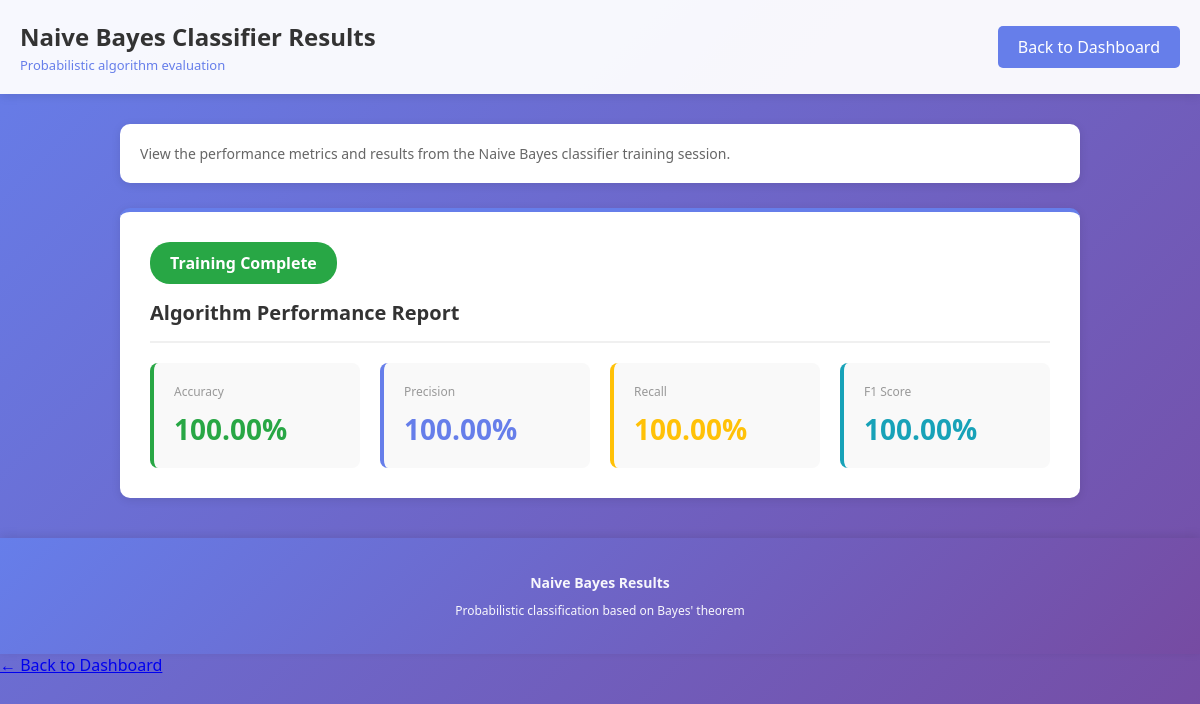
Page /nb-alg/ (signed in) on the committed database.
### adminapp/models.py (models this page shows, shortened)
class Dataset(models.Model):
    data_id    = models.AutoField(primary_key=True)
    data_set   = models.FileField(upload_to='datasets/')
    gb_accuracy  = models.FloatField(null=True, blank=True)
    gb_precision = models.FloatField(null=True, blank=True)
    gb_recall    = models.FloatField(null=True, blank=True)
    gb_f1_score  = models.FloatField(null=True, blank=True)
    gb_algo      = models.CharField(max_length=100, null=True, blank=True)
    ad_accuracy  = models.FloatField(null=True, blank=True)
    ad_precision = models.FloatField(null=True, blank=True)
    ad_recall    = models.FloatField(null=True, blank=True)
    ad_f1_score  = models.FloatField(null=True, blank=True)
    ad_algo      = models.CharField(max_length=100, null=True, blank=True)
    rf_accuracy  = models.FloatField(null=True, blank=True)
    rf_precision = models.FloatField(null=True, blank=True)
    rf_recall    = models.FloatField(null=True, blank=True)
    rf_f1_score  = models.FloatField(null=True, blank=True)
    rf_algo      = models.CharField(max_length=100, null=True, blank=True)
    nb_accuracy  = models.FloatField(null=True, blank=True)
    nb_precision = models.FloatField(null=True, blank=True)
    nb_recall    = models.FloatField(null=True, blank=True)
    nb_f1_score  = models.FloatField(null=True, blank=True)
    nb_algo      = models.CharField(max_length=100, null=True, blank=True)
    xgb_accuracy  = models.FloatField(null=True, blank=True)
    xgb_precision = models.FloatField(null=True, blank=True)
    xgb_recall    = models.FloatField(null=True, blank=True)
    xgb_f1_score  = models.FloatField(null=True, blank=True)
    xgb_algo      = models.CharField(max_length=100, null=True, blank=True)

### adminapp/views.py (the view)
    def wrapper(request, *args, **kwargs):
        if not request.session.get('admin_logged_in'):
            messages.warning(request, 'Please login as admin first')
            return redirect('admin_login')
        return view_func(request, *args, **kwargs)

### adminapp/views.py (called while the page is built)
def check_admin_auth(view_func):
    def wrapper(request, *args, **kwargs):
        if not request.session.get('admin_logged_in'):
            messages.warning(request, 'Please login as admin first')
            return redirect('admin_login')
        return view_func(request, *args, **kwargs)
    return wrapper

@check_admin_auth
def NB_alg(req):
    data = Dataset.objects.all().order_by('-data_id').first()
    context = {'data': data}
    return render(req, 'admin_template/NB_alg.html', context)

### templates/admin_template/NB_alg.html (shortened to what this page needs)
<!DOCTYPE html>
<html>
<head>
</head>
<body>
    <header>
        <div class="header-content">
            <div>
                <h1>Naive Bayes Classifier Results</h1>
                <div class="header-subtitle">Probabilistic algorithm evaluation</div>
            </div>
            <a href="{% url 'index' %}" class="back-link">Back to Dashboard</a>
        </div>
    </header>
    <div class="container">
        <div class="info-box">
            <p>View the performance metrics and results from the Naive Bayes classifier training session.</p>
        </div>
        <div class="result-card">
            <div class="success-badge">Training Complete</div>
            <h2>Algorithm Performance Report</h2>
            {% if data and data.nb_accuracy %}
            <div style="display: grid; grid-template-columns: repeat(4, 1fr); gap: 20px; margin-top: 20px;">
                <div style="background: #f9f9f9; padding: 20px; border-radius: 8px; border-left: 4px solid #28a745;">
                    <p style="color: #999; font-size: 12px; margin-bottom: 10px;">Accuracy</p>
                    <p style="color: #28a745; font-size: 28px; font-weight: bold; margin: 0;">{{ data.nb_accuracy|floatformat:2 }}%</p>
                </div>
                <div style="background: #f9f9f9; padding: 20px; border-radius: 8px; border-left: 4px solid #667eea;">
                    <p style="color: #999; font-size: 12px; margin-bottom: 10px;">Precision</p>
                    <p style="color: #667eea; font-size: 28px; font-weight: bold; margin: 0;">{{ data.nb_precision|floatformat:2 }}%</p>
                </div>
                <div style="background: #f9f9f9; padding: 20px; border-radius: 8px; border-left: 4px solid #ffc107;">
                    <p style="color: #999; font-size: 12px; margin-bottom: 10px;">Recall</p>
                    <p style="color: #ffc107; font-size: 28px; font-weight: bold; margin: 0;">{{ data.nb_recall|floatformat:2 }}%</p>
                </div>
                <div style="background: #f9f9f9; padding: 20px; border-radius: 8px; border-left: 4px solid #17a2b8;">
                    <p style="color: #999; font-size: 12px; margin-bottom: 10px;">F1 Score</p>
                    <p style="color: #17a2b8; font-size: 28px; font-weight: bold; margin: 0;">{{ data.nb_f1_score|floatformat:2 }}%</p>
                </div>
            </div>
            {% else %}
            <div class="result-content">No results available yet. Go to <a href="{% url 'algorithm1' %}">Algorithms page</a> and click "Run Analysis" on Naive Bayes button.</div>
            {% endif %}
        </div>
    </div>
    <footer>
        <p><strong>Naive Bayes Results</strong></p>
        <p style="margin-top: 10px; font-size: 12px;">Probabilistic classification based on Bayes' theorem</p>
    </footer>
</body>
</html>
        <a href="{% url 'index' %}">← Back to Dashboard</a>
</body>
</html>

### templates/admin_template/NB_alg.html (style rules this page uses)
* { margin: 0; padding: 0; box-sizing: border-box; }
body { font-family: 'Segoe UI', Tahoma, Geneva, Verdana, sans-serif; background: linear-gradient(135deg, #667eea 0%, #764ba2 100%); min-height: 100vh; }
header { background: rgba(255, 255, 255, 0.95); padding: 20px; box-shadow: 0 2px 10px rgba(0,0,0,0.1); position: sticky; top: 0; z-index: 100; }
.header-content { max-width: 1200px; margin: 0 auto; display: flex; justify-content: space-between; align-items: center; }
h1 { color: #333; font-size: 24px; margin: 0; }
.header-subtitle { color: #667eea; font-size: 13px; margin-top: 3px; }
.back-link { background: #667eea; color: white; padding: 10px 20px; border-radius: 5px; text-decoration: none; transition: all 0.3s; display: inline-block; }
.container { max-width: 1000px; margin: 30px auto; padding: 0 20px; }
.info-box { background: white; padding: 20px; border-radius: 10px; margin-bottom: 25px; box-shadow: 0 2px 10px rgba(0,0,0,0.1); }
.info-box p { color: #666; margin: 0; font-size: 14px; }
.result-card { background: white; padding: 30px; border-radius: 10px; box-shadow: 0 2px 10px rgba(0,0,0,0.1); border-top: 4px solid #667eea; margin-bottom: 25px; }
.result-card h2 { color: #333; margin-bottom: 20px; font-size: 20px; border-bottom: 2px solid #f0f0f0; padding-bottom: 15px; }
.success-badge { display: inline-block; background: #28a745; color: white; padding: 10px 20px; border-radius: 20px; margin-bottom: 15px; font-weight: 600; }
footer { text-align: center; padding: 35px 20px; background: linear-gradient(135deg, #667eea 0%, #764ba2 100%); color: white; margin-top: 40px; box-shadow: 0 -2px 10px rgba(0,0,0,0.1); }
footer p { font-size: 14px; opacity: 0.95; margin: 0; }

### rows in the picture
Dataset: nb_accuracy "100.00", nb_precision "100.00", nb_recall "100.00", nb_f1_score "100.00"
